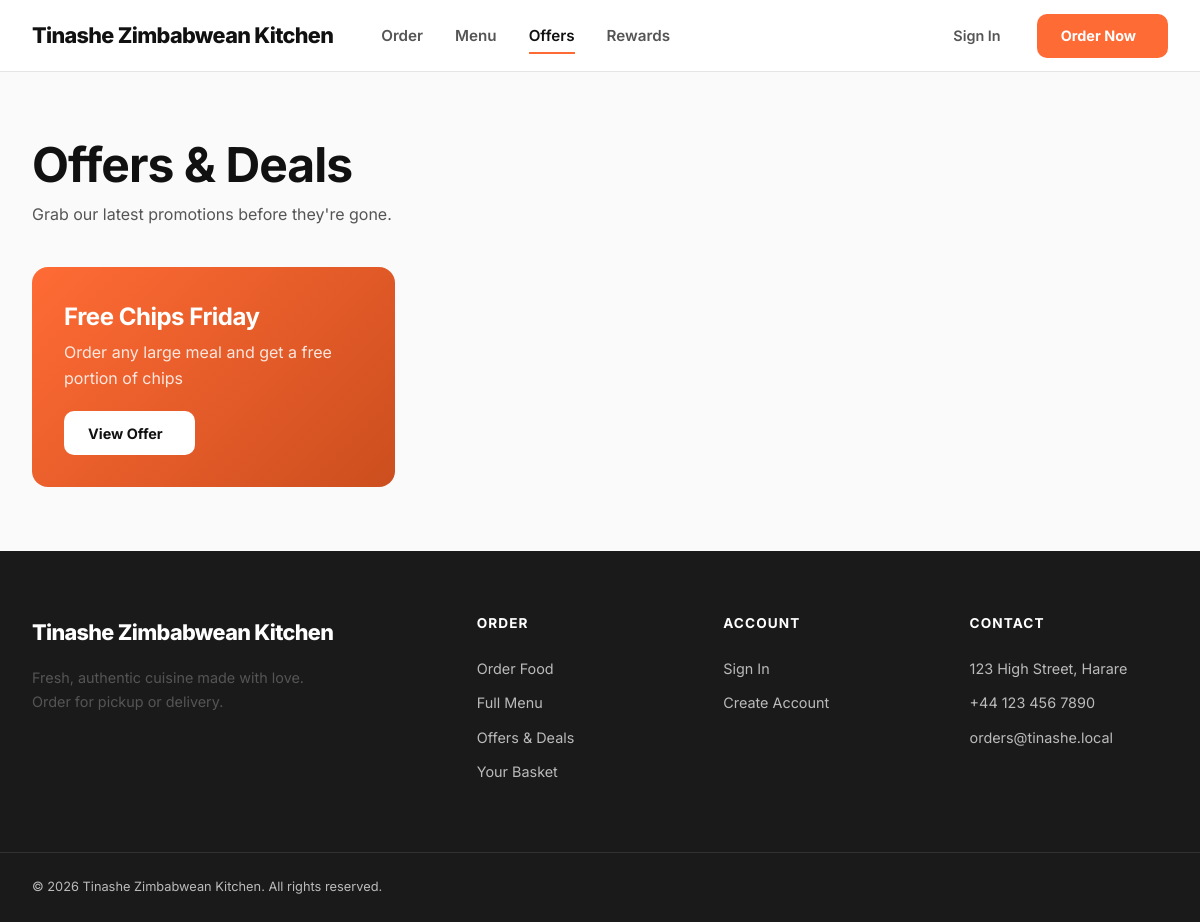
Screenshot of /offers/ with the database file from the repository.
### apps/core/models.py (models this page shows, shortened)
class SiteSettings(models.Model):
    shop_name = models.CharField(max_length=100, default="My Restaurant")
    address = models.TextField(default="123 High Street, Harare")
    phone = models.CharField(max_length=30, blank=True)
    email = models.EmailField(blank=True)
    opening_hours = models.JSONField(default=dict, blank=True)
    currency = models.CharField(max_length=3, default="GBP")
    logo = models.ImageField(upload_to="site/", blank=True, validators=LOGO_IMAGE_VALIDATORS)
    favicon = models.ImageField(upload_to="site/", blank=True, validators=FAVICON_IMAGE_VALIDATORS)
    theme_color = models.CharField(max_length=7, default="#FF6B35", help_text="Hex color code for PWA theme")
    facebook_url = models.URLField(blank=True)
    instagram_url = models.URLField(blank=True)
    twitter_url = models.URLField(blank=True)
    created_at = models.DateTimeField(auto_now_add=True)
    updated_at = models.DateTimeField(auto_now=True)
    class Meta:
        verbose_name = "Site Settings"
        verbose_name_plural = "Site Settings"
    @classmethod
    def get(cls):
        settings, _ = cls.objects.get_or_create(pk=1)
        return settings

### apps/offers/models.py (models this page shows, shortened)
class Offer(models.Model):
    class OfferType(models.TextChoices):
        PERCENTAGE = "percentage", "Percentage Off"
        FIXED = "fixed", "Fixed Amount Off"
        FREE_ITEM = "free_item", "Free Item"
        BUNDLE = "bundle", "Bundle Deal"
    name = models.CharField(max_length=100)
    description = models.TextField()
    offer_type = models.CharField(max_length=20, choices=OfferType.choices)
    value = models.DecimalField(
        max_digits=6,
        decimal_places=2,
        validators=[MinValueValidator(Decimal("0.00"))]
    )
    minimum_order_amount = models.DecimalField(
        max_digits=6,
        decimal_places=2,
        default=Decimal("0.00"),
        validators=[MinValueValidator(Decimal("0.00"))],
        help_text="Minimum order amount to qualify for this offer"
    )
    applicable_items = models.ManyToManyField(
        "menu.MenuItem",
        blank=True,
        related_name="applicable_offers",
        help_text="Leave empty to apply to all items"
    )
    applicable_categories = models.ManyToManyField(
        "menu.MenuCategory",
        blank=True,
        related_name="applicable_offers",
        help_text="Leave empty to apply to all categories"
    )
    start_date = models.DateTimeField()
    end_date = models.DateTimeField()
    is_active = models.BooleanField(default=True)
    hero_title = models.CharField(max_length=100, blank=True)
    hero_subtitle = models.CharField(max_length=200, blank=True)
    hero_image = models.ImageField(upload_to="offers/hero/", blank=True, validators=MENU_IMAGE_VALIDATORS)
    display_on_hero = models.BooleanField(
        default=False,
        help_text="Show this offer on the homepage hero banner"
    )
    display_order = models.PositiveIntegerField(default=0)
    usage_count = models.PositiveIntegerField(default=0)
    max_usage_count = models.PositiveIntegerField(
        default=0,
        help_text="0 = unlimited"
    )
    created_at = models.DateTimeField(auto_now_add=True)
    updated_at = models.DateTimeField(auto_now=True)
    class Meta:
        verbose_name = "Offer"
        verbose_name_plural = "Offers"
        ordering = ["display_order", "-created_at"]
    def is_valid(self):
        now = timezone.now()
        if not self.is_active:
            return False
        if now < self.start_date or now > self.end_date:
            return False
        if self.max_usage_count > 0 and self.usage_count >= self.max_usage_count:
            return False
        return True

### apps/offers/views.py (the view)
# urls.py: path("", views.offer_list, name="list"),
def offer_list(request):
    offers = [offer for offer in _active_offer_queryset() if offer.is_valid()]
    context = {
        "offers": offers,
    }
    template = "desktop/offers/offer_list.html" if getattr(request, "is_desktop", True) else "offers/offer_list.html"
    return render(request, template, context)

### apps/cart/services.py (called while the page is built, shortened)
    def get_items(self):
        items = []
        return items

    def get_total(self):
        total = Decimal('0.00')
        for item in self.get_items():
            total += item['line_total']
        return total

    def get_count(self):
        count = 0
        return count

### apps/config/context_processors.py (called while the page is built)
def site_settings(request):
    return {
        "site_settings": SiteSettings.get(),
    }

### apps/core/context_processors.py (called while the page is built)
def cart_context(request):
    cart = CartService(request)
    return {
        "cart_items": cart.get_items(),
        "cart_total": float(cart.get_total()),
        "cart_count": cart.get_count(),
        "is_desktop": getattr(request, "is_desktop", True),
    }

### apps/offers/views.py (called while the page is built)
def _active_offer_queryset():
    now = timezone.now()
    return Offer.objects.filter(
        is_active=True,
        start_date__lte=now,
        end_date__gte=now,
    ).order_by("display_order", "-created_at")

### templates/desktop/offers/offer_list.html (shortened to what this page needs)
{% extends "desktop/base.html" %}
{% block content %}
<section class="section">
    <div class="container">
        <h1 style="margin-bottom:0.5rem;">Offers & Deals</h1>
        <p style="margin-bottom:2.5rem;">Grab our latest promotions before they're gone.</p>
        {% if offers %}
        <div class="offers-grid">
            {% for offer in offers %}
            <a href="{% url 'offers:detail' offer.id %}" class="offer-card-desktop">
                <div class="offer-bg"></div>
                <div class="offer-card-content">
                    <h3>{{ offer.name }}</h3>
                    <p>{{ offer.description }}</p>
                    <span class="offer-btn-desktop">
                        View Offer
                    </span>
                </div>
            </a>
            {% endfor %}
        </div>
        {% endif %}
    </div>
</section>
{% endblock %}

### templates/desktop/base.html (shortened to what this page needs)
{% load static %}
<!DOCTYPE html>
<html lang="en">
<head>
    <link rel="stylesheet" href="{% static 'css/desktop.css' %}">
</head>
<body>
    <header class="site-header">
        <div class="header-inner">
            <div class="header-left">
                <a href="{% url 'core:home' %}" class="logo">
                    <div class="logo-text">
                        {{ site_settings.shop_name }}
                    </div>
                </a>
                <nav class="main-nav">
                    <a href="{% url 'core:home' %}" class="{% if request.resolver_match.url_name == 'home' %}active{% endif %}">Order</a>
                    <a href="{% url 'menu:menu' %}" class="{% if 'menu' in request.path and request.resolver_match.url_name != 'home' %}active{% endif %}">Menu</a>
                    <a href="{% url 'offers:list' %}" class="{% if 'offers' in request.path %}active{% endif %}">Offers</a>
                    <a href="{% url 'loyalty:dashboard' %}" class="{% if 'rewards' in request.path %}active{% endif %}">Rewards</a>
                </nav>
            </div>
            <div class="header-right">
                <a href="{% url 'orders:cart' %}" class="header-icon-btn">
                </a>
                {% if request.user.is_authenticated %}
                <a href="{% url 'accounts:profile' %}" class="btn-account">
                    <i class="ph ph-user-circle" style="font-size:1.25rem;"></i>
                    {{ request.user.first_name }}
                </a>
                {% else %}
                <a href="{% url 'account_login' %}" class="btn-account">
                    Sign In
                </a>
                <a href="{% url 'account_signup' %}" class="btn-order">
                    Order Now
                </a>
                {% endif %}
            </div>
        </div>
    </header>
    <main>
        {% block content %}{% endblock %}
    </main>
    <footer class="site-footer">
        <div class="footer-main">
            <div class="footer-brand">
                <a href="{% url 'core:home' %}" class="logo">
                    {{ site_settings.shop_name }}
                </a>
                <p>{{ site_settings.shop_description|default:"Fresh, authentic cuisine made with love. Order for pickup or delivery." }}</p>
            </div>
            <div class="footer-col">
                <h4>Order</h4>
                <a href="{% url 'core:home' %}">Order Food</a>
                <a href="{% url 'menu:menu' %}">Full Menu</a>
                <a href="{% url 'offers:list' %}">Offers & Deals</a>
                <a href="{% url 'orders:cart' %}">Your Basket</a>
            </div>
            <div class="footer-col">
                <h4>Account</h4>
                {% if request.user.is_authenticated %}
                <a href="{% url 'accounts:profile' %}">My Profile</a>
                <a href="{% url 'accounts:order_history' %}">Order History</a>
                <a href="{% url 'loyalty:dashboard' %}">Rewards</a>
                <a href="{% url 'account_logout' %}">Sign Out</a>
                {% else %}
                <a href="{% url 'account_login' %}">Sign In</a>
                <a href="{% url 'account_signup' %}">Create Account</a>
                {% endif %}
            </div>
            <div class="footer-col">
                <h4>Contact</h4>
                {% if site_settings.address %}
                <a href="#">{{ site_settings.address }}</a>
                {% endif %}
                {% if site_settings.phone %}
                <a href="tel:{{ site_settings.phone }}">{{ site_settings.phone }}</a>
                {% endif %}
                {% if site_settings.email %}
                <a href="mailto:{{ site_settings.email }}">{{ site_settings.email }}</a>
                {% endif %}
            </div>
        </div>
        <div class="footer-bottom">
            <div class="footer-bottom-inner">
                <span>&copy; {% now "Y" %} {{ site_settings.shop_name }}. All rights reserved.</span>
            </div>
        </div>
    </footer>
</body>
</html>

### rows the page displays
SiteSettings: shop_name "Tinashe Zimbabwean Kitchen", address "123 High Street, Harare", phone "+44 123 456 7890", email "orders@tinashe.local"
Offer: name "Free Chips Friday", description "Order any large meal and get a free portion of chips"
